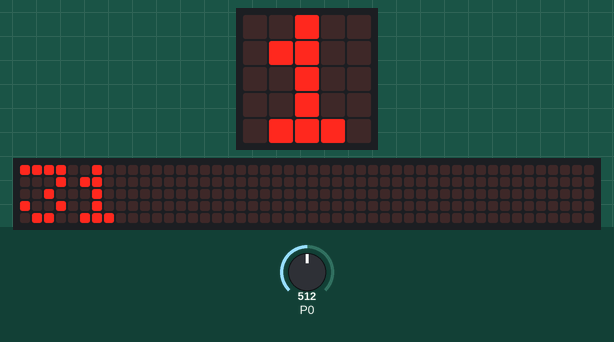
This program was run on a simulated BBC micro:bit running MicroPython. Shown: the board's 5×5 LED display, a strip that is not on the board, showing the scrolling text unrolled. The inputs (shaded band) are chosen by the test bench; at power-on: P0 = 512 (analog values on the 0–1023 scale). The 48×5 strip is a reading aid, not a part: it shows the text the display is scrolling, unrolled, one strip-width of it at a time.

Above: at 1.27 s.
1.3 s: P0 set to 122
At 2.9 s:
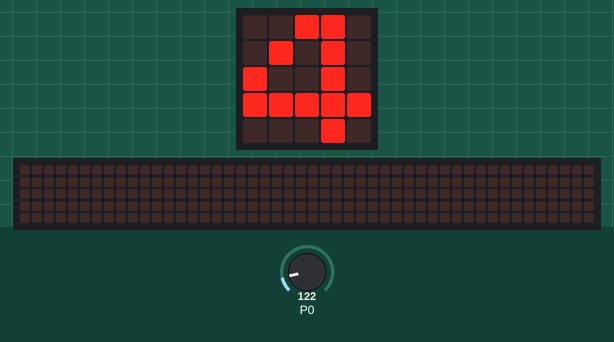
4.5 s: P0 set to 0
At 5.17 s:
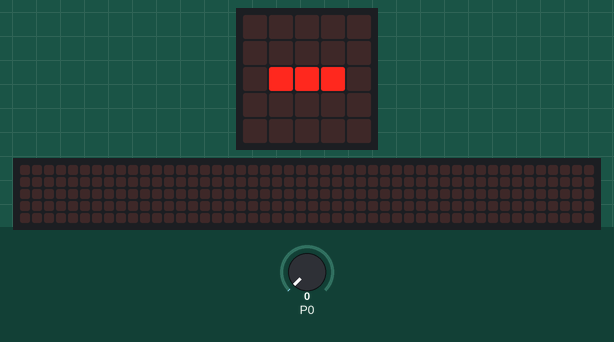
7.7 s: P0 set to 306
At 11.5 s:
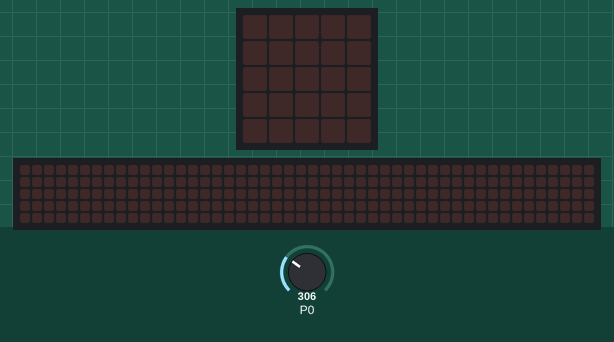
Timing chart, 0 to 13.0 s (numbered marks = the images above; inputs shaded):
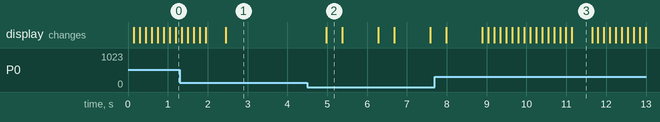

Measured:
- after the input at 4.5 s, the display: changes after 0.47 s (image 2)
- after the input at 7.7 s, the display: first differs from a run without the input after 1.2 s (image 3 shows a later state)
- what the display in image 2 shows lasts 0.4 s, from 5.0 s to 5.4 s
- what the display in image 3 shows lasts 0.5 s, from 11.1 s to 11.6 s

The program:

example-temperature-monitoring.py
```python
from microbit import *

m = 14
c = 66

while True:
    reading = pin0.read_analog()
    temperature = int((reading - c) / m)
    if temperature < 10:
        display.show(str(temperature))
    else:
        display.scroll(str(temperature))
    sleep(500)
    display.clear()
```
